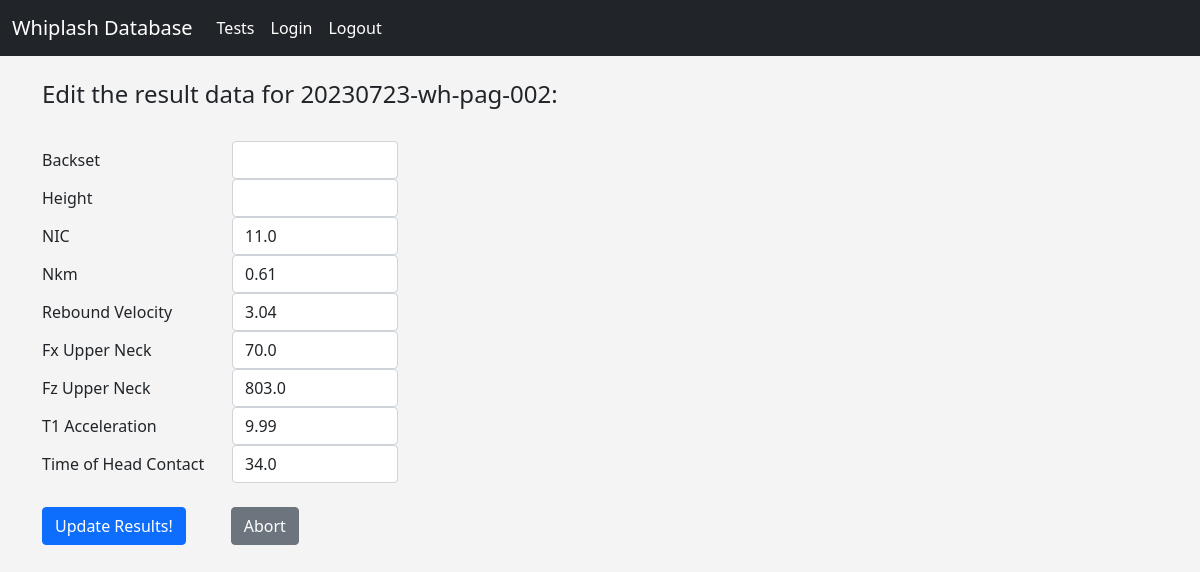
Page /update/2 (signed in) on the earlier database version.
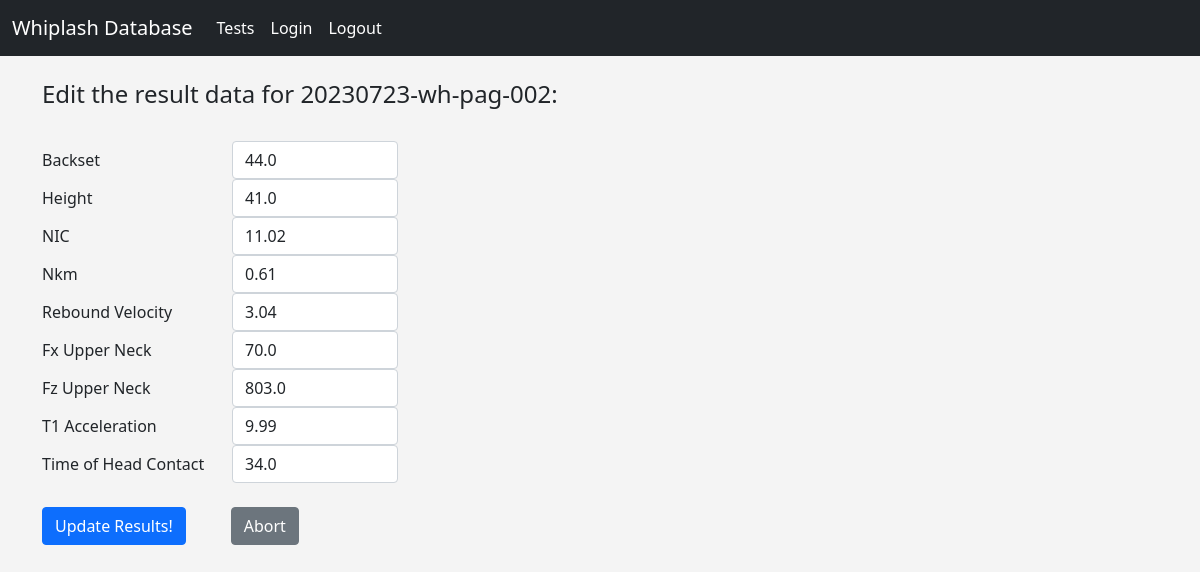
Same page on the later database version.
### models.py (models this page shows, shortened)
class Result(db.Model):
    id = db.Column(db.Integer, primary_key=True)
    backset = db.Column(db.Float, unique=False)
    height = db.Column(db.Float, unique=False)
    NIC = db.Column(db.Float, index=False, unique=False)
    Nkm = db.Column(db.Float, index=False, unique=False)
    rebound_velocity = db.Column(db.Float, index=False, unique=False)
    Fx_upper_neck = db.Column(db.Float, index=False, unique=False)
    Fz_upper_neck = db.Column(db.Float, index=False, unique=False)
    T1_acceleration = db.Column(db.Float, index=False, unique=False)
    time_head_contact = db.Column(db.Float, index=False, unique=False)
    test_id = db.Column(db.Integer, db.ForeignKey('test.id'))

### routes.py (the view)
@app.route('/update/<int:id>', methods=['GET', 'POST'])
@login_required
def update(id):
    form = ResultForm()
    result_to_update = Result.query.get_or_404(id)
    test_data = Test.query.get(id)
    if request.method == "POST":
        result_to_update.backset = request.form['Backset']
        result_to_update.height = request.form['Height']
        result_to_update.NIC = request.form['NIC']
        result_to_update.Nkm = request.form['Nkm']
        result_to_update.rebound_velocity = request.form['rebound_velocity']
        result_to_update.Fx_upper_neck = request.form['Fx_upper_neck']
        result_to_update.Fz_upper_neck = request.form['Fz_upper_neck']
        result_to_update.T1_acceleration = request.form['T1_acceleration']
        result_to_update.time_head_contact = request.form['time_head_contact']
        try:
            db.session.commit()
            flash("Result data updated successfully!")
            return redirect(url_for('test', id=id, _external=True, _scheme='http'))
        except:
            flash("Error! Looks like there is a problem.")
            return render_template("update.html", form=form, update_variable=result_to_update,
                                   label_variable=test_data.label)
    else:
        return render_template("update.html", form=form, update_variable=result_to_update,
                               label_variable=test_data.label)

### forms.py
class ResultForm(FlaskForm):
    Backset = FloatField("Backset")
    Height = FloatField("Height")
    NIC = FloatField("NIC", validators=[DataRequired()])
    Nkm = FloatField("Nkm", validators=[DataRequired()])
    rebound_velocity = FloatField("Rebound Velocity", validators=[DataRequired()])
    Fx_upper_neck = FloatField("Fx Upper Neck", validators=[DataRequired()])
    Fz_upper_neck = FloatField("Fz Upper Neck", validators=[DataRequired()])
    T1_acceleration = FloatField("T1 Acceleration", validators=[DataRequired()])
    time_head_contact = FloatField("Time Head Contact", validators=[DataRequired()])
    submit = SubmitField('Update Results!')
    cancel = SubmitField('Cancel')

### routes.py (called while the page is built)
@login_manager.user_loader
def load_user(user_id):
    return User.query.get(int(user_id))

### templates/update.html (shortened to what this page needs)
{% extends "base.html" %}
{% block content %}
<body>
    <h4> Edit the result data for {{ label_variable }}: </h4>
    <br>
    <form action="/update/{{update_variable.id}}" method="post">
        <div class="row">
            <label for="Backset" class="col-sm-2 col-form-label"> Backset </label>
            <div class="col-sm-2">
            <input type="number" step=".1" class="form-control" id="Backset" name="Backset" value="{{ update_variable.backset }}">
            </div>
        </div>
        <div class="row">
            <label for="Height" class="col-sm-2 col-form-label"> Height </label>
            <div class="col-sm-2">
            <input type="number" step=".1" class="form-control" id="Height" name="Height" value="{{ update_variable.height }}">
            </div>
        </div>
        <div class="row">
            <label for="NIC" class="col-sm-2 col-form-label"> NIC </label>
            <div class="col-sm-2">
            <input type="number" step=".01" class="form-control" id="NIC" name="NIC" value="{{ update_variable.NIC }}">
            </div>
        </div>
        <div class="row">
            <label for="Nkm" class="col-sm-2 col-form-label"> Nkm </label>
            <div class="col-sm-2">
            <input type="number" step=".01" class="form-control" id="Nkm" name="Nkm" value="{{ update_variable.Nkm }}">
            </div>
        </div>
        <div class="row">
            <label for="rebound_velocity" class="col-sm-2 col-form-label"> Rebound Velocity </label>
            <div class="col-sm-2">
            <input type="number" step=".01" class="form-control" id="rebound_velocity" name="rebound_velocity" value="{{ update_variable.rebound_velocity }}">
            </div>
        </div>
        <div class="row">
            <label for="Fx_upper_neck" class="col-sm-2 col-form-label"> Fx Upper Neck </label>
            <div class="col-sm-2">
            <input type="number" step=".1" class="form-control" id="Fx_upper_neck" name="Fx_upper_neck" value="{{ update_variable.Fx_upper_neck }}">
            </div>
        </div>
        <div class="row">
            <label for="Fz_upper_neck" class="col-sm-2 col-form-label"> Fz Upper Neck </label>
            <div class="col-sm-2">
            <input type="number" step=".1" class="form-control" id="Fz_upper_neck" name="Fz_upper_neck" value="{{ update_variable.Fz_upper_neck }}">
            </div>
        </div>
        <div class="row">
            <label for="T1_acceleration" class="col-sm-2 col-form-label"> T1 Acceleration </label>
            <div class="col-sm-2">
            <input type="number" step=".1" class="form-control" id="T1_acceleration" name="T1_acceleration" value="{{ update_variable.T1_acceleration }}">
            </div>
        </div>
        <div class="row">
            <label for="time_head_contact" class="col-sm-2 col-form-label"> Time of Head Contact </label>
            <div class="col-sm-2">
            <input type="number" step=".1" class="form-control" id="time_head_contact" name="time_head_contact" value="{{ update_variable.time_head_contact }}">
            </div>
        </div>
        <div class="row gx-3">
            <div class="col-2">
                <p>{{ form.submit(class="btn btn-primary") }} </p>
            </div>
            <div class="col-2">
                <a href="{{ url_for('profile') }}" class="btn btn-secondary"> Abort </a>
            </div>
        </div>
    </form>
</body>
{% endblock %}

Differences in the rows shown:
changed Result: Backset (not shown) → "44.0"; Height (not shown) → "41.0"; NIC "11.0" → "11.02"
